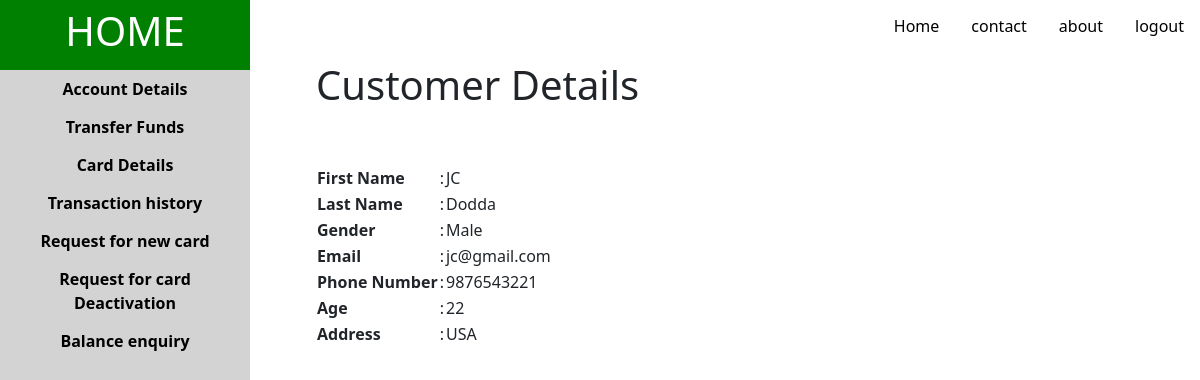
/customer/C1/AccountDetails, run on the app's committed database.
### tables.py (models this page shows, shortened)
class B_Customer(db.Model):
    __tablename__ = 'B_Customer'
    __table_args__ = {'extend_existing': True}
    C_id = db.Column(db.Text,primary_key=True)
    C_firstname = db.Column(db.Text)
    C_lastname = db.Column(db.Text)
    C_gender = db.Column(db.Text)
    C_age = db.Column(db.Integer)
    C_email=db.Column(db.Text,unique=True)
    C_address=db.Column(db.Text)
    C_number = db.Column(db.Integer)
    C_pass=db.Column(db.Text)
    C_balance=db.Column(db.Float)
    C_Cards = db.relationship('B_Customer_Card_Details',backref='B_Customer',lazy='dynamic')
    C_Transacs = db.relationship('B_Customer_transactions',backref='B_Customer',lazy='dynamic')

### sample.py (the view)
@app.route('/customer/<id>/AccountDetails', methods=['GET', 'POST'])
def customerAccountDetails(id):
    try:
        cust=B_Customer.query.filter_by(C_id=id).first()
    except Exception as e:
        flash(e)
    return render_template('customerAccountDetails.html',id=id,cust=cust)

### templates/customerAccountDetails.html
{% extends "customer.html"%}
{% block content %}
   <h1>Customer Details</h1>
   <br>
   <br>
   <table border = "0" cellspacing=20%>
     <tr>
        <th>First Name</th>
        <td>:</td>
        <td>{{ cust.C_firstname }}</td>
     </tr>
     <tr>
        <th>Last Name</th>
        <td>:</td>
        <td>{{ cust.C_lastname }}</td>
     </tr>
     <tr>
        <th>Gender</th>
        <td>:</td>
        <td>{{ cust.C_gender }}</td>
     </tr>
   <tr>
     <th>Email</th>
     <td>:</td>
     <td>{{ cust.C_email }}</td>
   </tr>
   <tr>
     <th>Phone Number </th>
     <td>:</td>
     <td>{{ cust.C_number }}</td>
   </tr>
   <tr>
     <th>Age</th>
     <td>:</td>
     <td>{{ cust.C_age }}</td>
   </tr>
   <tr>
     <th>Address </th>
     <td>:</td>
     <td>{{ cust.C_address }}</td>
   </tr>
</table>
{% endblock %}

### templates/customer.html (style rules this page uses)
* { box-sizing: border-box; }

### data on the page
B_Customer: C_firstname "JC", C_lastname "Dodda", C_gender "Male", C_email "jc@gmail.com", C_number "9876543221", C_age "22", C_address "USA"
